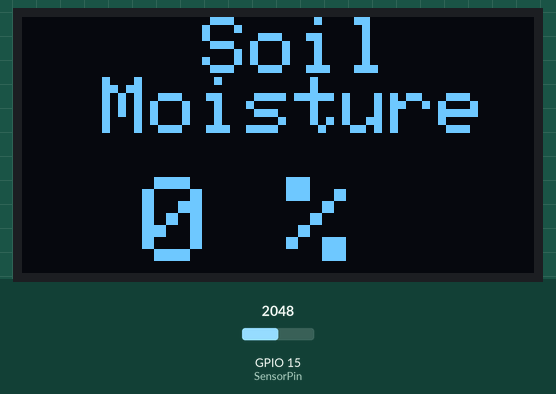
Simulated run of this sketch. Board: ESP32. Parts: 128×64 one-colour display. Inputs (shaded band) come from the test bench; at power-on: GPIO 15 (SensorPin) = 2048. What the sketch prints to the serial monitor is not drawn.

Above: at 1.2 s.
1.3 s: GPIO 15 (SensorPin) set to 632
2.8 s: GPIO 15 (SensorPin) set to 557
At 4.2 s:
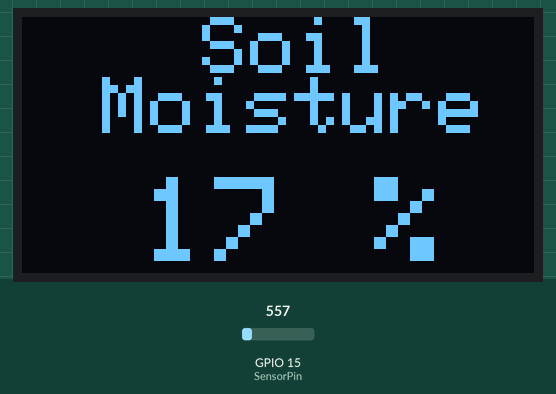
4.5 s: GPIO 15 (SensorPin) set to 491
At 5.3 s:
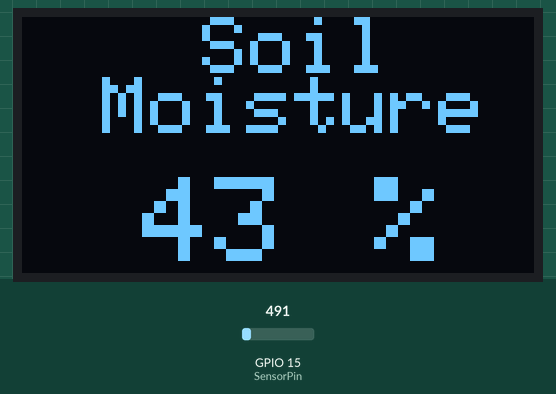
Timing chart, 0 to 7.5 s (numbered marks = the images above; inputs shaded):
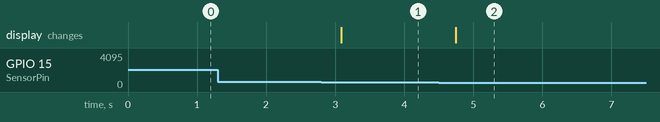

The sketch:

ESP32_Soil_Moisture.ino
```cpp
#include <Wire.h>
#include <Adafruit_GFX.h>
#include <Adafruit_SSD1306.h>

#define SCREEN_WIDTH 128 // OLED display width, in pixels
#define SCREEN_HEIGHT 64 // OLED display height, in pixels
#define OLED_RESET -1 // Reset pin # (or -1 if sharing Arduino reset pin)
Adafruit_SSD1306 display(SCREEN_WIDTH, SCREEN_HEIGHT, &Wire, OLED_RESET);

const int AirValue = 600;   //you need to replace this value with Value_1
const int WaterValue = 350;  //you need to replace this value with Value_2
const int SensorPin = 15;
int soilMoistureValue = 0;
int soilmoisturepercent = 0;


void setup() {
  Serial.begin(115200); // open serial port, set the baud rate to 9600 bps
  display.begin(SSD1306_SWITCHCAPVCC, 0x3C); //initialize with the I2C addr 0x3C (128x64)
  display.clearDisplay();
}


void loop()
{
  soilMoistureValue = analogRead(SensorPin);  //put Sensor insert into soil
  Serial.println(soilMoistureValue);
  soilmoisturepercent = map(soilMoistureValue, AirValue, WaterValue, 0, 100);
  if (soilmoisturepercent > 100)
  {
    Serial.println("100 %");

    display.setCursor(45, 0); //oled display
    display.setTextSize(2);
    display.setTextColor(WHITE);
    display.println("Soil");
    display.setCursor(20, 15);
    display.setTextSize(2);
    display.setTextColor(WHITE);
    display.println("Moisture");

    display.setCursor(30, 40); //oled display
    display.setTextSize(3);
    display.setTextColor(WHITE);
    display.println("100 %");
    display.display();

    delay(250);
    display.clearDisplay();
  }
  else if (soilmoisturepercent < 0)
  {
    Serial.println("0 %");

    display.setCursor(45, 0); //oled display
    display.setTextSize(2);
    display.setTextColor(WHITE);
    display.println("Soil");
    display.setCursor(20, 15);
    display.setTextSize(2);
    display.setTextColor(WHITE);
    display.println("Moisture");

    display.setCursor(30, 40); //oled display
    display.setTextSize(3);
    display.setTextColor(WHITE);
    display.println("0 %");
    display.display();

    delay(250);
    display.clearDisplay();
  }
  else if (soilmoisturepercent >= 0 && soilmoisturepercent <= 100)
  {
    Serial.print(soilmoisturepercent);
    Serial.println("%");

    display.setCursor(45, 0); //oled display
    display.setTextSize(2);
    display.setTextColor(WHITE);
    display.println("Soil");
    display.setCursor(20, 15);
    display.setTextSize(2);
    display.setTextColor(WHITE);
    display.println("Moisture");

    display.setCursor(30, 40); //oled display
    display.setTextSize(3);
    display.setTextColor(WHITE);
    display.println(soilmoisturepercent);
    display.setCursor(70, 40);
    display.setTextSize(3);
    display.println(" %");
    display.display();

    delay(250);
    display.clearDisplay();
  }
}
```

Measured:
- the behaviour switches between 603 and 602 on GPIO 15 (SensorPin) (found by bisection; images 0 and 1)
- after the input at 1.3 s, every drawn part: stays the same
- after the input at 2.8 s, the display: changes after 0.29 s (image 1)
- after the input at 4.5 s, the display: changes after 0.24 s (image 2)
